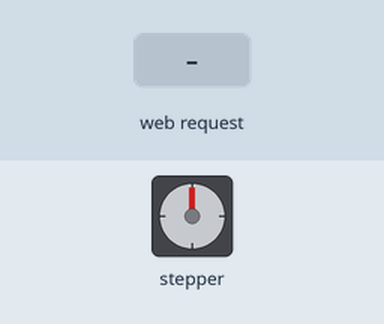
Simulated run of this sketch. Board: ESP32. Parts: stepper motor. The inputs (shaded band) are chosen by the test bench. WiFi joins after 1.5 s; servers stay silent unless stated; stepper angles assume 2048 steps per turn; what the sketch prints to the serial monitor is not drawn.

Above: at 2.7 s.
2.8 s: HTTP request GET /start received
At 3.66 s:
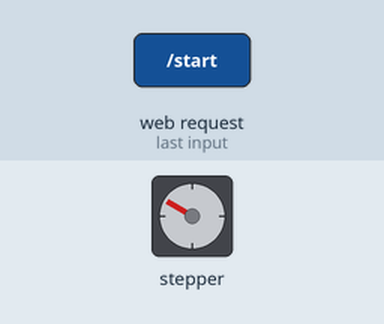
5.8 s: HTTP request GET /start?degree=1 received
8.8 s: HTTP request GET /start?degree=120 received
11.8 s: HTTP request GET /stop received
At 13.8 s:
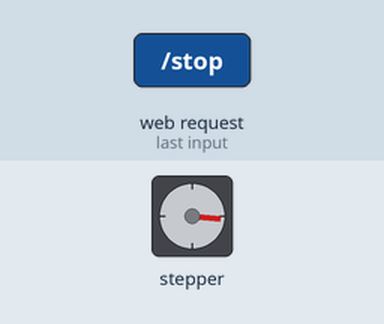
14.0 s: HTTP request GET /start?dir=1 received
At 15.53 s:
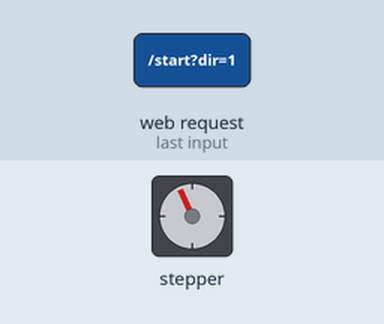
17.0 s: HTTP request GET /stop?degree=1 received
At 19.3 s:
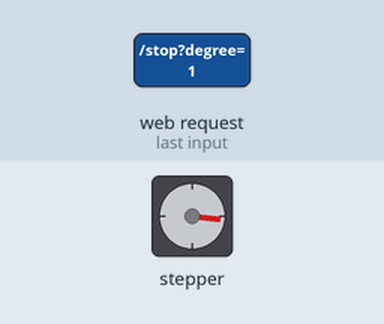
Timing chart, 0 to 19.6 s (numbered marks = the images above; inputs shaded):
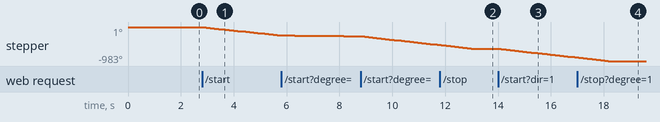

The sketch:

GAS_Stepper.ino
```cpp
#include <WiFi.h>
#include <WebServer.h>
#include <Stepper.h>

// 1. CẤU HÌNH
const char* ssid     = "Thasi";
const char* password = "123456789";

const int GAS_PIN       = 34;
const int STEPS_PER_REV = 2048;

Stepper myStepper(STEPS_PER_REV, 16, 18, 17, 19);

WebServer server(80);

// 2. BIẾN TRẠNG THÁI HỆ THỐNG
bool motorRunning   = false;
int  degreeInput    = 60;
int  motorDirection = 1;      // 1: Thuận, -1: Ngược
int  steps          = 0;      // Số bước cần quay

// 3. GIAO DIỆN WEB
const char index_html[] PROGMEM = R"rawliteral(
<!DOCTYPE html>
<html>
<head>
  <meta charset='UTF-8'>
  <title>ESP32 Control</title>
  <style> body { font-family: Arial; padding: 20px; } </style>
</head>
<body>
  <h2>ESP32 DEVKIT V1 - GAS SENSOR & STEPPER</h2>
  <hr>
  <p><b>Giá trị cảm biến Khí Gas:</b> <span id='gasValue'>0</span></p>
  <p><b>Trạng thái động cơ:</b> <span id='motorState'>Đã dừng</span></p>
  <hr>
  <form action='/start' method='GET'>
    <label>Góc quay mỗi lần:</label><br>
    <input type='number' name='degree' min='1' max='360' value='%DEGREE%'><br><br>

    <label>Chiều quay:</label><br>
    <input type='radio' name='dir' value='1' %CHECKED_FWD%> Quay thuận<br>
    <input type='radio' name='dir' value='-1' %CHECKED_BWD%> Quay ngược<br><br>

    <input type='submit' value='BẮT ĐẦU QUAY'>
    <button type='button' onclick="location.href='/stop'">DỪNG ĐỘNG CƠ</button>
  </form>

  <script>
    setInterval(() => {
      fetch('/status')
        .then(res => res.json())
        .then(data => {
          document.getElementById('gasValue').innerText = data.gas;
          document.getElementById('motorState').innerText = data.motor;
        });
    }, 500);
  </script>
</body>
</html>
)rawliteral";

// 4. CÁC HÀM XỬ LÝ
void releaseStepper() {
  digitalWrite(16, LOW); digitalWrite(17, LOW);
  digitalWrite(18, LOW); digitalWrite(19, LOW);
}

void handleStatus() {
  String state = motorRunning ? (motorDirection == 1 ? "Dang quay thuan" : "Dang quay nguoc") : "Da dung";
  String json = "{\"gas\":\"" + String(analogRead(GAS_PIN)) + "\", \"motor\":\"" + state + "\"}";
  server.send(200, "application/json", json);
}

void handleStart() {
  if (server.hasArg("degree")) degreeInput = server.arg("degree").toInt();
  if (server.hasArg("dir"))    motorDirection = server.arg("dir").toInt();

  degreeInput = constrain(degreeInput, 1, 360);
  if (motorDirection != 1 && motorDirection != -1) motorDirection = 1;

  // Tính toán số bước ngay lập tức
  steps = map(degreeInput, 0, 360, 0, STEPS_PER_REV);
  if (steps < 1) steps = 1;

  motorRunning = true;
  server.sendHeader("Location", "/");
  server.send(303);
}

void handleStop() {
  motorRunning = false;
  releaseStepper();
  server.sendHeader("Location", "/");
  server.send(303);
}

// Hàm gửi trang Web động
void handleRoot() {
  String html = String(index_html);

  html.replace("%DEGREE%", String(degreeInput));
  html.replace("%CHECKED_FWD%", motorDirection == 1 ? "checked" : "");
  html.replace("%CHECKED_BWD%", motorDirection == -1 ? "checked" : "");

  server.send(200, "text/html", html);
}

// 5. SETUP & LOOP
void setup() {
  Serial.begin(9600);

  pinMode(GAS_PIN, INPUT);
  for (int pin = 16; pin <= 19; pin++) {
    pinMode(pin, OUTPUT);
  }

  releaseStepper();
  analogReadResolution(12);
  myStepper.setSpeed(15);

  WiFi.mode(WIFI_STA);
  WiFi.begin(ssid, password);
  Serial.print("Dang ket noi WiFi");
  while (WiFi.status() != WL_CONNECTED) { delay(500); Serial.print("."); }
  Serial.println("\nIP Web Server: " + WiFi.localIP().toString());

  server.on("/", handleRoot);
  server.on("/status", handleStatus);
  server.on("/start", handleStart);
  server.on("/stop", handleStop);
  server.begin();
}

void loop() {
  server.handleClient();

  if (motorRunning) {
    myStepper.step(-steps * motorDirection);
    delay(100);
  }
}
```

Measured:
- after the input at 2.8 s, stepper: keeps turning counter-clockwise at about 82°/s, starting at once
- after the input at 11.8 s, stepper: goes on until 13.0 s, then stays -624°
- after the input at 14.0 s, stepper: keeps turning counter-clockwise at about 85°/s, starting at once
- after the input at 17.0 s, stepper: goes on until 18.2 s, then stays -983°
